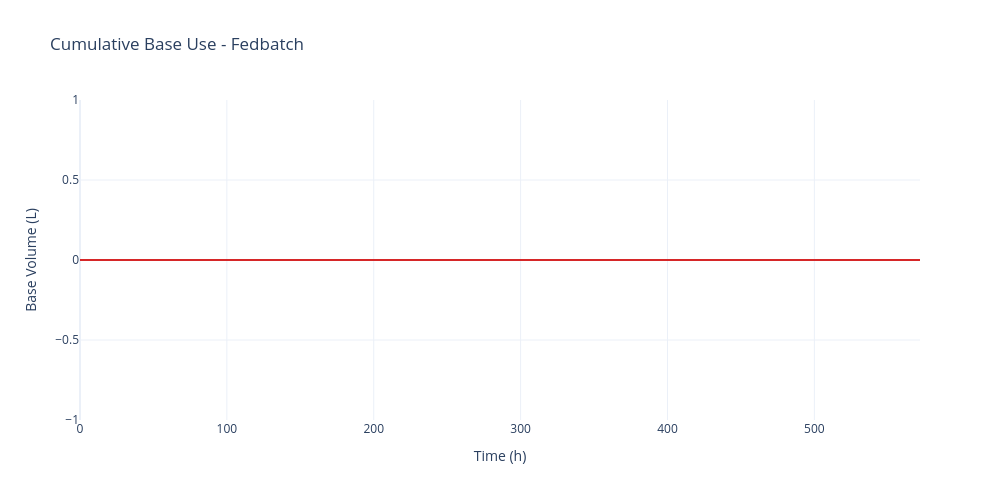

Notebook code for this chart:
### Markdown cell above
### 3.3. Test with custom layout

### Code cell
# Test with custom layout
custom_layout = {'height': 500, 'width': 1000}
fig_base_custom = plot_simulation_cumulative_base_use(results, max_batches=5, layout_kwargs=custom_layout)
fig_base_custom.show()

### Figure 1 — Plotly figure (JSON) as saved in the notebook; plotly's stock layout.template omitted (floating-point values rounded to 4 significant figures; data arrays with more than 128 entries replaced by an {"elided": "..."} marker saying what was removed)
{"data": [{"fill": "tozeroy", "hovertemplate": "Time: %{x:.1f} h<br>Base Use: %{y:.2f} L<extra></extra>", "line": {"color": "#d62728", "width": 2}, "mode": "lines", "name": "Cumulative Base Use", "type": "scatter", "x": {"elided": "708 float values"}, "y": {"elided": "708 int values"}}], "layout": {"font": {"size": 12}, "height": 500, "showlegend": false, "title": {"text": "Cumulative Base Use - Fedbatch"}, "width": 1000, "xaxis": {"title": {"text": "Time (h)"}}, "yaxis": {"title": {"text": "Base Volume (L)"}}}}
